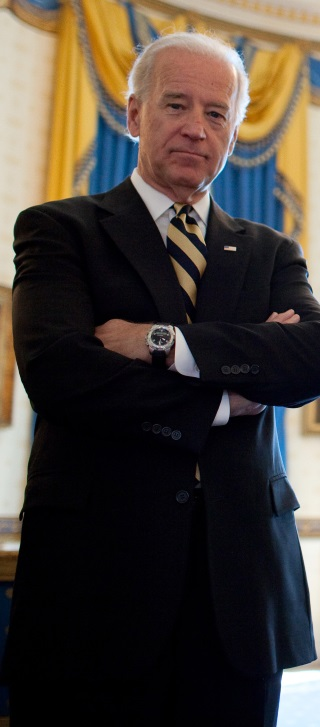
#> input picture biden.png, 320 x 727 px, found by its file name
$ python exam6.py
#> lines starting #> are read from the running program, lines starting #| are printed output that depends on the picture; after the words box and inside, x2 and y2 are one past the last pixel; in counts of white or black regions, pixels touching at a corner belong together
# To add a new cell, type '# %%'
# To add a new markdown cell, type '# %% [markdown]'
# %%
import numpy as np
import cv2
filename = 'F:\\study\\opencv\\biden.png'
img = cv2.imread(filename, cv2.IMREAD_COLOR)
#> img is the input picture: shape (727, 320, 3); mean B, G, R 55.5, 62.7, 70.7
height, width, channels = img.shape
#> height = 727; width = 320; channels = 3
print("image   H:%d W:%d, Channel:%d"%(height, width, channels))
#| image   H:727 W:320, Channel:3
#cv2.imshow('original', img)


# %%
#shift X direction 100 pixels
black = np.full((height, 100, channels), 0, dtype=np.uint8)
shiftX = np.roll(img, (100, 0), axis = (1, 0))
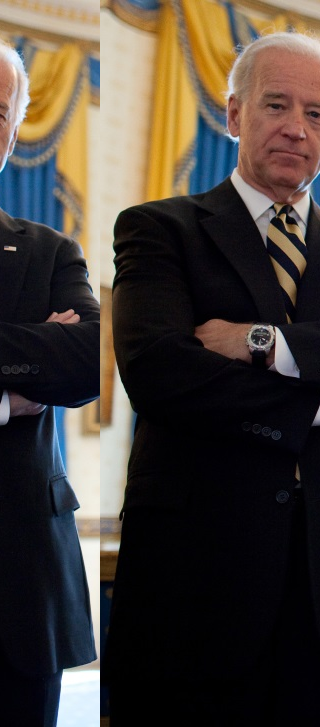
#> shiftX: shape (727, 320, 3); mean B, G, R 55.5, 62.7, 70.7
shiftX[:, 0:100,:] = black
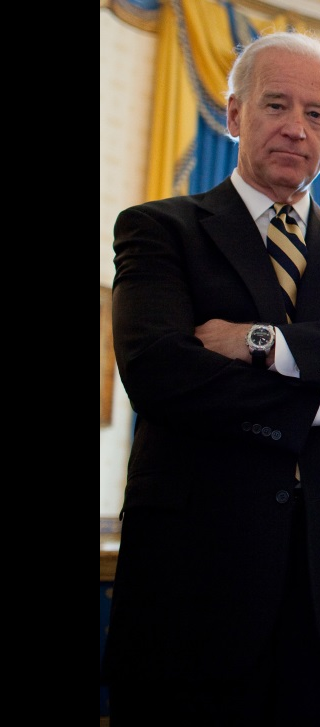
#> shiftX: shape (727, 320, 3); mean B, G, R 30.1, 36.1, 43.1


# %%
#shift Y direction 100 pixels
black = np.full((100, width, channels), 0, dtype=np.uint8)
shiftY = np.roll(img, (0, 100), axis = (1, 0))
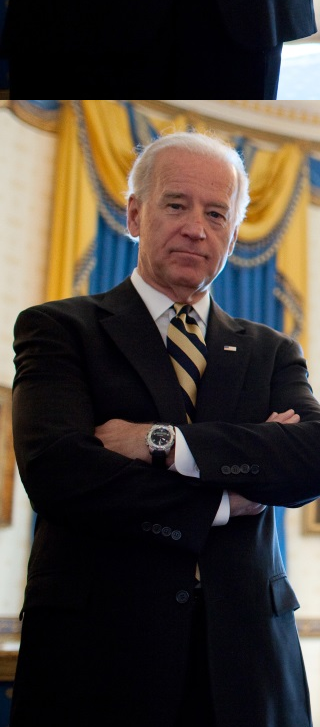
#> shiftY: shape (727, 320, 3); mean B, G, R 55.5, 62.7, 70.7
shiftY[0:100, : ,:] = black
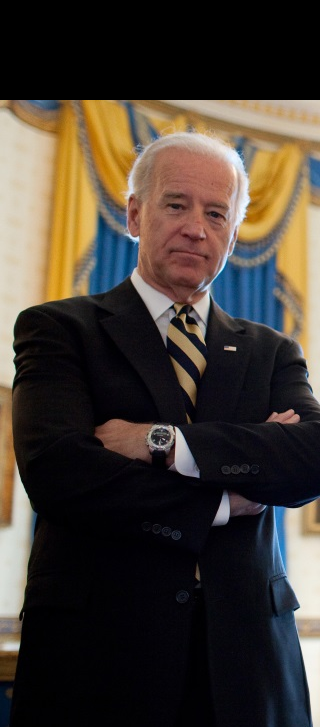
#> shiftY: shape (727, 320, 3); 10.8% of pixels changed, all inside (x1, y1, x2, y2) = (0, 0, 320, 100)


# %%
cv2.imshow('roll-X', shiftX)
cv2.imshow('roll-Y', shiftY)

cv2.waitKey(0)
cv2.destroyAllWindows()


# %%
